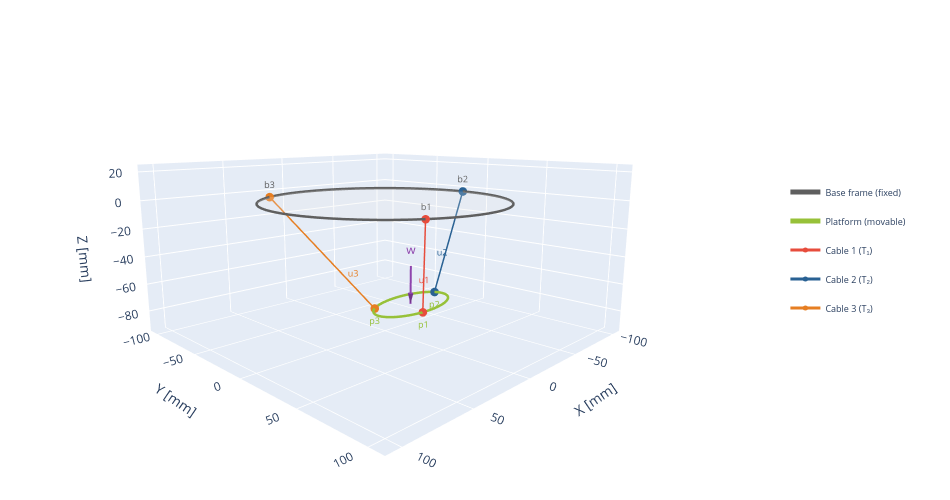

Here is the notebook cell this chart was saved with:
### Markdown cell above
---

## 4. Cable-Driven Parallel Mechanism (CDPM)

A **cable-driven parallel mechanism** consists of a movable platform
connected to a fixed base by $m$ cables. The static equilibrium is
described by the **structure matrix** $\mathbf{A}^T$
(Verhoeven, 2004; Bruckmann et al., 2008):

$$\mathbf{w} = \mathbf{A}^T \mathbf{t}$$

where $\mathbf{w}$ is the platform wrench, $\mathbf{t}$ the cable tension
vector, and $\mathbf{A}^T \in \mathbb{R}^{n \times m}$ has columns
determined by cable directions and attachment geometry.

Since cables can only pull ($\mathbf{t} \geq 0$), **wrench closure**
requires $m \geq n + 1$ cables (Gosselin & Grenier, 2011). The
redundancy ($r = m - n$) enables tension optimisation via the null space
(Pott et al., 2009).

The thesis robot's **wrist** is a 2-DOF CDPM with 3 active cables
($n = 2$, $m = 3$, $r = 1$) arranged at 120° intervals
(Nemoto et al., 2022). Additional 3 passive cables provide the
kinematic constraint of a spherical joint.

### Code cell
# =================================================================
# Figure 5 — Cable-Driven Parallel Mechanism Concept
# =================================================================
fig = cdpm_concept_figure(show_caption=show_caption)
# Export SVG
out_path = Path("../Theses/project_thesis/assets/figures/background/concept_cdpm.svg")
out_path.parent.mkdir(parents=True, exist_ok=True)
fig.write_image(str(out_path))
print(f"Saved → {out_path.resolve()}")
fig.show()

### Figure 1 — Plotly figure (JSON) as saved in the notebook; plotly's stock layout.template omitted (floating-point values rounded to 4 significant figures)
{"data": [{"legendgroup": "base", "line": {"color": "#5F5F5F", "width": 5}, "mode": "lines", "name": "Base frame (fixed)", "type": "scatter3d", "x": [80, 79.56, 78.25, 76.08, 73.08, 69.28, 64.72, 59.45, 53.53, 47.02, 40.0, 32.54, 24.72, 16.63, 8.362, 4.899e-15, -8.362, -16.63, -24.72, -32.54, -40.0, -47.02, -53.53, -59.45, -64.72, -69.28, -73.08, -76.08, -78.25, -79.56, -80, -79.56, -78.25, -76.08, -73.08, -69.28, -64.72, -59.45, -53.53, -47.02, -40.0, -32.54, -24.72, -16.63, -8.362, -1.47e-14, 8.362, 16.63, 24.72, 32.54, 40.0, 47.02, 53.53, 59.45, 64.72, 69.28, 73.08, 76.08, 78.25, 79.56, 80], "y": [0, 8.362, 16.63, 24.72, 32.54, 40.0, 47.02, 53.53, 59.45, 64.72, 69.28, 73.08, 76.08, 78.25, 79.56, 80, 79.56, 78.25, 76.08, 73.08, 69.28, 64.72, 59.45, 53.53, 47.02, 40.0, 32.54, 24.72, 16.63, 8.362, 9.797e-15, -8.362, -16.63, -24.72, -32.54, -40.0, -47.02, -53.53, -59.45, -64.72, -69.28, -73.08, -76.08, -78.25, -79.56, -80, -79.56, -78.25, -76.08, -73.08, -69.28, -64.72, -59.45, -53.53, -47.02, -40.0, -32.54, -24.72, -16.63, -8.362, -1.959e-14], "z": [0, 0, 0, 0, 0, 0, 0, 0, 0, 0, 0, 0, 0, 0, 0, 0, 0, 0, 0, 0, 0, 0, 0, 0, 0, 0, 0, 0, 0, 0, 0, 0, 0, 0, 0, 0, 0, 0, 0, 0, 0, 0, 0, 0, 0, 0, 0, 0, 0, 0, 0, 0, 0, 0, 0, 0, 0, 0, 0, 0, 0]}, {"color": "#E6E6E6", "opacity": 0.2, "showlegend": false, "type": "mesh3d", "x": [80, 79.56, 78.25, 76.08, 73.08, 69.28, 64.72, 59.45, 53.53, 47.02, 40.0, 32.54, 24.72, 16.63, 8.362, 4.899e-15, -8.362, -16.63, -24.72, -32.54, -40.0, -47.02, -53.53, -59.45, -64.72, -69.28, -73.08, -76.08, -78.25, -79.56, -80, -79.56, -78.25, -76.08, -73.08, -69.28, -64.72, -59.45, -53.53, -47.02, -40.0, -32.54, -24.72, -16.63, -8.362, -1.47e-14, 8.362, 16.63, 24.72, 32.54, 40.0, 47.02, 53.53, 59.45, 64.72, 69.28, 73.08, 76.08, 78.25, 79.56, 80, 0], "y": [0, 8.362, 16.63, 24.72, 32.54, 40.0, 47.02, 53.53, 59.45, 64.72, 69.28, 73.08, 76.08, 78.25, 79.56, 80, 79.56, 78.25, 76.08, 73.08, 69.28, 64.72, 59.45, 53.53, 47.02, 40.0, 32.54, 24.72, 16.63, 8.362, 9.797e-15, -8.362, -16.63, -24.72, -32.54, -40.0, -47.02, -53.53, -59.45, -64.72, -69.28, -73.08, -76.08, -78.25, -79.56, -80, -79.56, -78.25, -76.08, -73.08, -69.28, -64.72, -59.45, -53.53, -47.02, -40.0, -32.54, -24.72, -16.63, -8.362, -1.959e-14, 0], "z": [0, 0, 0, 0, 0, 0, 0, 0, 0, 0, 0, 0, 0, 0, 0, 0, 0, 0, 0, 0, 0, 0, 0, 0, 0, 0, 0, 0, 0, 0, 0, 0, 0, 0, 0, 0, 0, 0, 0, 0, 0, 0, 0, 0, 0, 0, 0, 0, 0, 0, 0, 0, 0, 0, 0, 0, 0, 0, 0, 0, 0, 0]}, {"legendgroup": "platform", "line": {"color": "#97C139", "width": 5}, "mode": "lines", "name": "Platform (movable)", "type": "scatter3d", "x": [14.18, 14.04, 13.64, 12.97, 12.04, 10.86, 9.451, 7.821, 5.988, 3.974, 1.801, -0.5077, -2.927, -5.43, -7.989, -10.58, -13.16, -15.72, -18.23, -20.65, -22.96, -25.13, -27.14, -28.97, -30.61, -32.02, -33.19, -34.12, -34.79, -35.2, -35.33, -35.2, -34.79, -34.12, -33.19, -32.02, -30.61, -28.97, -27.14, -25.13, -22.96, -20.65, -18.23, -15.72, -13.16, -10.58, -7.989, -5.43, -2.927, -0.5077, 1.801, 3.974, 5.988, 7.821, 9.451, 10.86, 12.04, 12.97, 13.64, 14.04, 14.18], "y": [13.67, 16.24, 18.78, 21.25, 23.63, 25.9, 28.03, 29.99, 31.77, 33.34, 34.69, 35.81, 36.67, 37.28, 37.62, 37.69, 37.49, 37.03, 36.3, 35.31, 34.09, 32.63, 30.96, 29.09, 27.05, 24.86, 22.53, 20.1, 17.6, 15.04, 12.46, 9.894, 7.359, 4.886, 2.503, 0.2355, -1.891, -3.854, -5.632, -7.204, -8.555, -9.669, -10.53, -11.14, -11.48, -11.55, -11.35, -10.89, -10.16, -9.177, -7.951, -6.494, -4.823, -2.956, -0.9138, 1.282, 3.607, 6.035, 8.541, 11.1, 13.67], "z": [-77.54, -77.07, -76.57, -76.03, -75.48, -74.91, -74.34, -73.76, -73.18, -72.62, -72.07, -71.54, -71.05, -70.58, -70.16, -69.78, -69.44, -69.16, -68.93, -68.76, -68.64, -68.59, -68.6, -68.67, -68.79, -68.98, -69.22, -69.52, -69.86, -70.26, -70.69, -71.16, -71.67, -72.2, -72.75, -73.32, -73.9, -74.48, -75.05, -75.62, -76.16, -76.69, -77.19, -77.65, -78.08, -78.46, -78.79, -79.08, -79.3, -79.48, -79.59, -79.64, -79.64, -79.57, -79.44, -79.26, -79.01, -78.72, -78.37, -77.98, -77.54]}, {"line": {"color": "#E74C3C", "width": 3}, "marker": {"color": "#E74C3C", "size": 5}, "mode": "lines+markers", "name": "Cable 1 (T₁)", "type": "scatter3d", "x": [40.0, 1.801], "y": [69.28, 34.69], "z": [0, -72.07]}, {"line": {"color": "#296193", "width": 3}, "marker": {"color": "#296193", "size": 5}, "mode": "lines+markers", "name": "Cable 2 (T₂)", "type": "scatter3d", "x": [-80, -35.33], "y": [9.797e-15, 12.46], "z": [0, -70.69]}, {"line": {"color": "#E67E22", "width": 3}, "marker": {"color": "#E67E22", "size": 5}, "mode": "lines+markers", "name": "Cable 3 (T₃)", "type": "scatter3d", "x": [40.0, 1.801], "y": [-69.28, -7.951], "z": [0, -79.59]}, {"line": {"color": "#E74C3C", "dash": "dash", "width": 2}, "mode": "lines+text", "showlegend": false, "text": ["", "u1"], "textfont": {"color": "#E74C3C", "size": 9}, "textposition": "top center", "type": "scatter3d", "x": [1.801, 11.29], "y": [34.69, 43.28], "z": [-72.07, -54.17]}, {"line": {"color": "#296193", "dash": "dash", "width": 2}, "mode": "lines+text", "showlegend": false, "text": ["", "u2"], "textfont": {"color": "#296193", "size": 9}, "textposition": "top center", "type": "scatter3d", "x": [-35.33, -46.96], "y": [12.46, 9.221], "z": [-70.69, -52.3]}, {"line": {"color": "#E67E22", "dash": "dash", "width": 2}, "mode": "lines+text", "showlegend": false, "text": ["", "u3"], "textfont": {"color": "#E67E22", "size": 9}, "textposition": "top center", "type": "scatter3d", "x": [1.801, 9.619], "y": [-7.951, -20.5], "z": [-79.59, -63.3]}, {"mode": "text", "showlegend": false, "text": ["b1", "b2", "b3"], "textfont": {"color": "#5F5F5F", "size": 9}, "textposition": "top center", "type": "scatter3d", "x": [40.0, -80, 40.0], "y": [69.28, 9.797e-15, -69.28], "z": [0, 0, 0]}, {"mode": "text", "showlegend": false, "text": ["p1", "p2", "p3"], "textfont": {"color": "#97C139", "size": 9}, "textposition": "bottom center", "type": "scatter3d", "x": [1.801, -35.33, 1.801], "y": [34.69, 12.46, -7.951], "z": [-72.07, -70.69, -79.59]}, {"line": {"color": "#8E44AD", "width": 4}, "mode": "lines+text", "showlegend": false, "text": ["w", ""], "textfont": {"color": "#8E44AD", "size": 12}, "textposition": "top center", "type": "scatter3d", "x": [-10.58, -10.58], "y": [13.07, 13.07], "z": [-46.12, -74.12]}, {"anchor": "tip", "colorscale": [[0, "#8E44AD"], [1, "#8E44AD"]], "showlegend": false, "showscale": false, "sizemode": "absolute", "sizeref": 8, "type": "cone", "u": [0], "v": [0], "w": [-1], "x": [-10.58], "y": [13.07], "z": [-74.12]}], "layout": {"height": 500, "legend": {"font": {"size": 9}, "x": 1.02, "y": 0.5}, "margin": {"b": 0, "l": 0, "r": 180, "t": 0}, "scene": {"aspectmode": "data", "camera": {"eye": {"x": 1.55, "y": 1.55, "z": 0.45}}, "xaxis": {"range": [-110, 110], "title": {"text": "X [mm]"}}, "yaxis": {"range": [-110, 110], "title": {"text": "Y [mm]"}}, "zaxis": {"range": [-95, 25], "title": {"text": "Z [mm]"}}}, "title": {"font": {"size": 14}, "text": ""}, "width": 950}}
